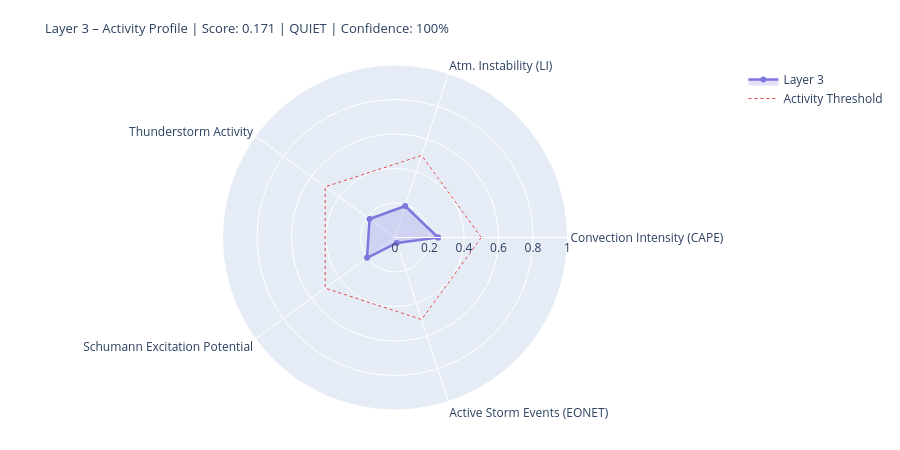

The cell this chart's notebook holds for it:
### Markdown cell above
---
## 4. State Assessment & Handoff to Layer 4/5

### Code cell
# ============================================================
# LAYER-3-SCORE
# Five dynamic components
# ============================================================

def norm(v, lo, hi):
    if v is None or (isinstance(v, float) and math.isnan(v)): return None
    return round(max(0.0, min(1.0, (v - lo) / (hi - lo))), 4)

# --- 1) Convection intensity (global CAPE mean) ---
cape_mean = df_atm['cape'].dropna().mean() if not df_atm.empty else None
conv_score = norm(cape_mean, 0, 3000)
conv_src   = 'primary' if cape_mean is not None else 'missing'

# --- 2) Atmospheric instability (LI mean) ---
li_mean   = df_atm['li'].dropna().mean() if not df_atm.empty else None
# Negative LI = unstable → higher score
instab_score = norm(-li_mean if li_mean is not None else None, -6, 6)
instab_src   = 'primary' if li_mean is not None else 'missing'

# --- 3) Thunderstorm activity (mean thunder score + WMO count) ---
thunder_mean = df_atm['thunder_score'].mean() if not df_atm.empty else None
n_thunder    = int(df_atm['thunderstorm'].sum()) if not df_atm.empty else 0
thunder_score_val = norm(
    (thunder_mean or 0) * 0.7 + n_thunder * 0.1, 0, 1.0
) if thunder_mean is not None else None
thunder_src = 'primary'

# --- 4) Schumann excitation potential (weighted Schumann contribution) ---
schumann_pot = df_atm['schumann_contribution'].mean() if not df_atm.empty else None
# Boosted by Layer-2 thunderstorm trigger
if schumann_pot is not None and l2_thunder:
    schumann_pot = min(1.0, schumann_pot * 1.2)
schumann_score = norm(schumann_pot, 0, 1.0) if schumann_pot is not None else None
schumann_src   = 'derived'

# --- 5) Storm activity (NASA EONET) ---
# Distinction: None = data not loaded, 0.0 = loaded but no events
storm_score = None
storm_src   = 'missing'
if raw.get('storms') is not None:          # API reached successfully
    storm_score = norm(len(storm_events), 0, 30) if storm_events else 0.0
    storm_src   = 'primary'

# X-Ray and Kp: context only, not in dynamic score
# (X-Ray = Layer-0/4 driver; Kp = geomagnetic index, not a lightning proxy)
xray_context = None
if raw.get('xray'):
    df_xc = pd.DataFrame(raw['xray'])
    fc = next((c for c in df_xc.columns
               if any(k in c.lower() for k in ['flux','long']) and 'time' not in c.lower()),
              df_xc.columns[1])
    df_xc[fc] = pd.to_numeric(df_xc[fc], errors='coerce')
    xray_last = df_xc[fc].dropna().iloc[-1] if not df_xc[fc].dropna().empty else None
    if xray_last:
        xray_class = ('X' if xray_last>=1e-4 else 'M' if xray_last>=1e-5
                      else 'C' if xray_last>=1e-6 else 'B')
        xray_context = {'flux': float(xray_last), 'class': xray_class}
        print(f'X-Ray context: {xray_class}-class ({xray_last:.2e} W/m²)')

# --- Aggregate ---
COMPONENTS = {
    'Convection Intensity (CAPE)':  {'score': conv_score,       'source': conv_src,    'dynamic': True},
    'Atm. Instability (LI)':         {'score': instab_score,     'source': instab_src,  'dynamic': True},
    'Thunderstorm Activity':              {'score': thunder_score_val, 'source': thunder_src, 'dynamic': True},
    'Schumann Excitation Potential':   {'score': schumann_score,   'source': schumann_src,'dynamic': True},
    'Active Storm Events (EONET)': {'score': storm_score,      'source': storm_src,   'dynamic': True},
}

available   = {k: v['score'] for k, v in COMPONENTS.items() if v['score'] is not None}
unavailable = [k for k, v in COMPONENTS.items() if v['score'] is None]
layer3_score = round(sum(available.values()) / len(available), 4) if available else None
confidence   = round(len(available) / len(COMPONENTS), 2)
level = ('unknown' if layer3_score is None
         else 'quiet'   if layer3_score < 0.3
         else 'moderate' if layer3_score < 0.6
         else 'active')
dominant_l3 = max(available, key=available.get) if available else 'none'

# --- Ausgabe ---
W = 68
print('=' * W)
print('LAYER 3 – ATMOSPHERE / WEATHER / THUNDERSTORMS – STATE ASSESSMENT')
print('=' * W)
for name, comp in COMPONENTS.items():
    s = comp['score']
    if s is not None:
        bar = '█' * int(s * 20) + '░' * (20 - int(s * 20))
        print(f'  {name:<36} {bar}  {s:.3f}  [{comp["source"]}]')
    else:
        print(f'  {name:<36} {"─" * 20}  n/a   [missing]')
print('-' * W)
print(f'  Score:        {layer3_score:.3f}  ({len(available)}/{len(COMPONENTS)} components)')
print(f'  Confidence:   {confidence:.0%}')
print(f'  Level:        {level.upper()}')
print(f'  Dominant:     {dominant_l3}')
print(f'  CAPE mean:    {cape_mean:.0f} J/kg' if cape_mean else '  CAPE mean:    n/a')
print(f'  LI mean:      {li_mean:.1f} K' if li_mean is not None else '  LI mean:      n/a')
print(f'  Thunderstorms:{n_thunder} points (WMO)  +  {len(storm_events)} NASA EONET')
print('=' * W)

# Radar
cats   = list(available.keys())
vals_r = list(available.values())
if len(cats) >= 3:
    fig = go.Figure()
    fig.add_trace(go.Scatterpolar(
        r=vals_r + [vals_r[0]], theta=cats + [cats[0]],
        fill='toself', fillcolor='rgba(127,119,221,0.22)',
        line=dict(color='#7F77DD', width=2.5), name='Layer 3'
    ))
    fig.add_trace(go.Scatterpolar(
        r=[0.5] * (len(cats)+1), theta=cats + [cats[0]],
        line=dict(color='#E24B4A', dash='dot', width=1),
        mode='lines', name='Activity Threshold'
    ))
    fig.update_layout(
        title=dict(
            text=f'Layer 3 – Activity Profile | Score: {layer3_score:.3f} | {level.upper()} | Confidence: {confidence:.0%}',
            font=dict(size=13)
        ),
        polar=dict(radialaxis=dict(visible=True, range=[0, 1])),
        height=450, showlegend=True,
        margin=dict(l=60, r=60, t=65, b=40)
    )
    fig.show()

### Figure 1 — Plotly figure (JSON) as saved in the notebook; plotly's stock layout.template omitted (floating-point values rounded to 4 significant figures)
{"data": [{"fill": "toself", "fillcolor": "rgba(127,119,221,0.22)", "line": {"color": "#7F77DD", "width": 2.5}, "name": "Layer 3", "r": [0.2494, 0.1917, 0.1823, 0.2003, 0.0333, 0.2494], "theta": ["Convection Intensity (CAPE)", "Atm. Instability (LI)", "Thunderstorm Activity", "Schumann Excitation Potential", "Active Storm Events (EONET)", "Convection Intensity (CAPE)"], "type": "scatterpolar"}, {"line": {"color": "#E24B4A", "dash": "dot", "width": 1}, "mode": "lines", "name": "Activity Threshold", "r": [0.5, 0.5, 0.5, 0.5, 0.5, 0.5], "theta": ["Convection Intensity (CAPE)", "Atm. Instability (LI)", "Thunderstorm Activity", "Schumann Excitation Potential", "Active Storm Events (EONET)", "Convection Intensity (CAPE)"], "type": "scatterpolar"}], "layout": {"height": 450, "margin": {"b": 40, "l": 60, "r": 60, "t": 65}, "polar": {"radialaxis": {"range": [0, 1], "visible": true}}, "showlegend": true, "title": {"font": {"size": 13}, "text": "Layer 3 – Activity Profile | Score: 0.171 | QUIET | Confidence: 100%"}}}
